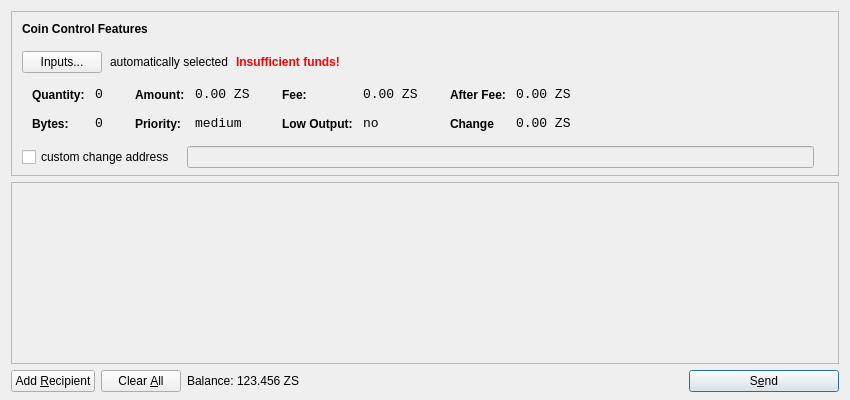
<?xml version="1.0" encoding="UTF-8"?>
<ui version="4.0">
 <class>SendCoinsDialog</class>
 <widget class="QDialog" name="SendCoinsDialog">
  <property name="geometry">
   <rect>
    <x>0</x>
    <y>0</y>
    <width>850</width>
    <height>400</height>
   </rect>
  </property>
  <property name="windowTitle">
   <string>Send Coins</string>
  </property>
  <layout class="QVBoxLayout" name="verticalLayout" stretch="0,1,0">
   <property name="bottomMargin">
    <number>8</number>
   </property>
   <item>
    <widget class="QFrame" name="frameCoinControl">
     <property name="sizePolicy">
      <sizepolicy hsizetype="Expanding" vsizetype="Expanding">
       <horstretch>0</horstretch>
       <verstretch>0</verstretch>
      </sizepolicy>
     </property>
     <property name="maximumSize">
      <size>
       <width>16777215</width>
       <height>16777215</height>
      </size>
     </property>
     <property name="frameShape">
      <enum>QFrame::StyledPanel</enum>
     </property>
     <property name="frameShadow">
      <enum>QFrame::Sunken</enum>
     </property>
     <layout class="QVBoxLayout" name="verticalLayoutCoinControl2">
      <property name="spacing">
       <number>6</number>
      </property>
      <property name="leftMargin">
       <number>0</number>
      </property>
      <property name="topMargin">
       <number>0</number>
      </property>
      <property name="rightMargin">
       <number>0</number>
      </property>
      <property name="bottomMargin">
       <number>6</number>
      </property>
      <item>
       <layout class="QVBoxLayout" name="verticalLayoutCoinControl" stretch="0,0,0,0,1">
        <property name="spacing">
         <number>0</number>
        </property>
        <property name="leftMargin">
         <number>10</number>
        </property>
        <property name="topMargin">
         <number>10</number>
        </property>
        <item>
         <layout class="QHBoxLayout" name="horizontalLayoutCoinControl1">
          <property name="bottomMargin">
           <number>15</number>
          </property>
          <item>
           <widget class="QLabel" name="labelCoinControlFeatures">
            <property name="sizePolicy">
             <sizepolicy hsizetype="Preferred" vsizetype="Maximum">
              <horstretch>0</horstretch>
              <verstretch>0</verstretch>
             </sizepolicy>
            </property>
            <property name="font">
             <font>
              <weight>75</weight>
              <bold>true</bold>
             </font>
            </property>
            <property name="styleSheet">
             <string notr="true">font-weight:bold;</string>
            </property>
            <property name="text">
             <string>Coin Control Features</string>
            </property>
           </widget>
          </item>
         </layout>
        </item>
        <item>
         <layout class="QHBoxLayout" name="horizontalLayoutCoinControl2" stretch="0,0,0,0">
          <property name="spacing">
           <number>8</number>
          </property>
          <property name="bottomMargin">
           <number>10</number>
          </property>
          <item>
           <widget class="QPushButton" name="pushButtonCoinControl">
            <property name="styleSheet">
             <string notr="true"/>
            </property>
            <property name="text">
             <string>Inputs...</string>
            </property>
           </widget>
          </item>
          <item>
           <widget class="QLabel" name="labelCoinControlAutomaticallySelected">
            <property name="text">
             <string>automatically selected</string>
            </property>
            <property name="margin">
             <number>5</number>
            </property>
           </widget>
          </item>
          <item>
           <widget class="QLabel" name="labelCoinControlInsuffFunds">
            <property name="font">
             <font>
              <weight>75</weight>
              <bold>true</bold>
             </font>
            </property>
            <property name="styleSheet">
             <string notr="true">color:red;font-weight:bold;</string>
            </property>
            <property name="text">
             <string>Insufficient funds!</string>
            </property>
            <property name="margin">
             <number>5</number>
            </property>
           </widget>
          </item>
          <item>
           <spacer name="horizontalSpacerCoinControl">
            <property name="orientation">
             <enum>Qt::Horizontal</enum>
            </property>
            <property name="sizeHint" stdset="0">
             <size>
              <width>40</width>
              <height>1</height>
             </size>
            </property>
           </spacer>
          </item>
         </layout>
        </item>
        <item>
         <widget class="QWidget" name="widgetCoinControl" native="true">
          <property name="sizePolicy">
           <sizepolicy hsizetype="Preferred" vsizetype="Preferred">
            <horstretch>0</horstretch>
            <verstretch>0</verstretch>
           </sizepolicy>
          </property>
          <property name="minimumSize">
           <size>
            <width>0</width>
            <height>0</height>
           </size>
          </property>
          <property name="styleSheet">
           <string notr="true"/>
          </property>
          <layout class="QHBoxLayout" name="horizontalLayoutCoinControl5">
           <property name="leftMargin">
            <number>0</number>
           </property>
           <property name="topMargin">
            <number>0</number>
           </property>
           <property name="rightMargin">
            <number>0</number>
           </property>
           <property name="bottomMargin">
            <number>0</number>
           </property>
           <item>
            <layout class="QHBoxLayout" name="horizontalLayoutCoinControl3" stretch="0,0,0,1">
             <property name="spacing">
              <number>20</number>
             </property>
             <property name="topMargin">
              <number>0</number>
             </property>
             <property name="bottomMargin">
              <number>10</number>
             </property>
             <item>
              <layout class="QFormLayout" name="formLayoutCoinControl1">
               <property name="horizontalSpacing">
                <number>10</number>
               </property>
               <property name="verticalSpacing">
                <number>14</number>
               </property>
               <property name="leftMargin">
                <number>10</number>
               </property>
               <property name="topMargin">
                <number>4</number>
               </property>
               <property name="rightMargin">
                <number>6</number>
               </property>
               <item row="0" column="0">
                <widget class="QLabel" name="labelCoinControlQuantityText">
                 <property name="styleSheet">
                  <string notr="true">font-weight:bold;</string>
                 </property>
                 <property name="text">
                  <string>Quantity:</string>
                 </property>
                 <property name="margin">
                  <number>0</number>
                 </property>
                </widget>
               </item>
               <item row="0" column="1">
                <widget class="QLabel" name="labelCoinControlQuantity">
                 <property name="font">
                  <font>
                   <family>Monospace</family>
                   <pointsize>10</pointsize>
                  </font>
                 </property>
                 <property name="cursor">
                  <cursorShape>IBeamCursor</cursorShape>
                 </property>
                 <property name="contextMenuPolicy">
                  <enum>Qt::ActionsContextMenu</enum>
                 </property>
                 <property name="text">
                  <string>0</string>
                 </property>
                 <property name="margin">
                  <number>0</number>
                 </property>
                 <property name="textInteractionFlags">
                  <set>Qt::LinksAccessibleByMouse|Qt::TextSelectableByKeyboard|Qt::TextSelectableByMouse</set>
                 </property>
                </widget>
               </item>
               <item row="1" column="0">
                <widget class="QLabel" name="labelCoinControlBytesText">
                 <property name="styleSheet">
                  <string notr="true">font-weight:bold;</string>
                 </property>
                 <property name="text">
                  <string>Bytes:</string>
                 </property>
                </widget>
               </item>
               <item row="1" column="1">
                <widget class="QLabel" name="labelCoinControlBytes">
                 <property name="font">
                  <font>
                   <family>Monospace</family>
                   <pointsize>10</pointsize>
                  </font>
                 </property>
                 <property name="cursor">
                  <cursorShape>IBeamCursor</cursorShape>
                 </property>
                 <property name="contextMenuPolicy">
                  <enum>Qt::ActionsContextMenu</enum>
                 </property>
                 <property name="text">
                  <string>0</string>
                 </property>
                 <property name="textInteractionFlags">
                  <set>Qt::LinksAccessibleByMouse|Qt::TextSelectableByKeyboard|Qt::TextSelectableByMouse</set>
                 </property>
                </widget>
               </item>
              </layout>
             </item>
             <item>
              <layout class="QFormLayout" name="formLayoutCoinControl2">
               <property name="horizontalSpacing">
                <number>10</number>
               </property>
               <property name="verticalSpacing">
                <number>14</number>
               </property>
               <property name="leftMargin">
                <number>6</number>
               </property>
               <property name="topMargin">
                <number>4</number>
               </property>
               <property name="rightMargin">
                <number>6</number>
               </property>
               <item row="0" column="0">
                <widget class="QLabel" name="labelCoinControlAmountText">
                 <property name="styleSheet">
                  <string notr="true">font-weight:bold;</string>
                 </property>
                 <property name="text">
                  <string>Amount:</string>
                 </property>
                 <property name="margin">
                  <number>0</number>
                 </property>
                </widget>
               </item>
               <item row="0" column="1">
                <widget class="QLabel" name="labelCoinControlAmount">
                 <property name="font">
                  <font>
                   <family>Monospace</family>
                   <pointsize>10</pointsize>
                  </font>
                 </property>
                 <property name="cursor">
                  <cursorShape>IBeamCursor</cursorShape>
                 </property>
                 <property name="contextMenuPolicy">
                  <enum>Qt::ActionsContextMenu</enum>
                 </property>
                 <property name="text">
                  <string>0.00 ZS</string>
                 </property>
                 <property name="textInteractionFlags">
                  <set>Qt::LinksAccessibleByMouse|Qt::TextSelectableByKeyboard|Qt::TextSelectableByMouse</set>
                 </property>
                </widget>
               </item>
               <item row="1" column="0">
                <widget class="QLabel" name="labelCoinControlPriorityText">
                 <property name="styleSheet">
                  <string notr="true">font-weight:bold;</string>
                 </property>
                 <property name="text">
                  <string>Priority:</string>
                 </property>
                </widget>
               </item>
               <item row="1" column="1">
                <widget class="QLabel" name="labelCoinControlPriority">
                 <property name="font">
                  <font>
                   <family>Monospace</family>
                   <pointsize>10</pointsize>
                  </font>
                 </property>
                 <property name="cursor">
                  <cursorShape>IBeamCursor</cursorShape>
                 </property>
                 <property name="contextMenuPolicy">
                  <enum>Qt::ActionsContextMenu</enum>
                 </property>
                 <property name="text">
                  <string>medium</string>
                 </property>
                 <property name="textInteractionFlags">
                  <set>Qt::LinksAccessibleByMouse|Qt::TextSelectableByKeyboard|Qt::TextSelectableByMouse</set>
                 </property>
                </widget>
               </item>
              </layout>
             </item>
             <item>
              <layout class="QFormLayout" name="formLayoutCoinControl3">
               <property name="horizontalSpacing">
                <number>10</number>
               </property>
               <property name="verticalSpacing">
                <number>14</number>
               </property>
               <property name="leftMargin">
                <number>6</number>
               </property>
               <property name="topMargin">
                <number>4</number>
               </property>
               <property name="rightMargin">
                <number>6</number>
               </property>
               <item row="0" column="0">
                <widget class="QLabel" name="labelCoinControlFeeText">
                 <property name="styleSheet">
                  <string notr="true">font-weight:bold;</string>
                 </property>
                 <property name="text">
                  <string>Fee:</string>
                 </property>
                 <property name="margin">
                  <number>0</number>
                 </property>
                </widget>
               </item>
               <item row="0" column="1">
                <widget class="QLabel" name="labelCoinControlFee">
                 <property name="font">
                  <font>
                   <family>Monospace</family>
                   <pointsize>10</pointsize>
                  </font>
                 </property>
                 <property name="cursor">
                  <cursorShape>IBeamCursor</cursorShape>
                 </property>
                 <property name="contextMenuPolicy">
                  <enum>Qt::ActionsContextMenu</enum>
                 </property>
                 <property name="text">
                  <string>0.00 ZS</string>
                 </property>
                 <property name="textInteractionFlags">
                  <set>Qt::LinksAccessibleByMouse|Qt::TextSelectableByKeyboard|Qt::TextSelectableByMouse</set>
                 </property>
                </widget>
               </item>
               <item row="1" column="0">
                <widget class="QLabel" name="labelCoinControlLowOutputText">
                 <property name="styleSheet">
                  <string notr="true">font-weight:bold;</string>
                 </property>
                 <property name="text">
                  <string>Low Output:</string>
                 </property>
                </widget>
               </item>
               <item row="1" column="1">
                <widget class="QLabel" name="labelCoinControlLowOutput">
                 <property name="font">
                  <font>
                   <family>Monospace</family>
                   <pointsize>10</pointsize>
                  </font>
                 </property>
                 <property name="cursor">
                  <cursorShape>IBeamCursor</cursorShape>
                 </property>
                 <property name="contextMenuPolicy">
                  <enum>Qt::ActionsContextMenu</enum>
                 </property>
                 <property name="text">
                  <string>no</string>
                 </property>
                 <property name="textInteractionFlags">
                  <set>Qt::LinksAccessibleByMouse|Qt::TextSelectableByKeyboard|Qt::TextSelectableByMouse</set>
                 </property>
                </widget>
               </item>
              </layout>
             </item>
             <item>
              <layout class="QFormLayout" name="formLayoutCoinControl4">
               <property name="horizontalSpacing">
                <number>10</number>
               </property>
               <property name="verticalSpacing">
                <number>14</number>
               </property>
               <property name="leftMargin">
                <number>6</number>
               </property>
               <property name="topMargin">
                <number>4</number>
               </property>
               <property name="rightMargin">
                <number>6</number>
               </property>
               <item row="0" column="0">
                <widget class="QLabel" name="labelCoinControlAfterFeeText">
                 <property name="styleSheet">
                  <string notr="true">font-weight:bold;</string>
                 </property>
                 <property name="text">
                  <string>After Fee:</string>
                 </property>
                 <property name="margin">
                  <number>0</number>
                 </property>
                </widget>
               </item>
               <item row="0" column="1">
                <widget class="QLabel" name="labelCoinControlAfterFee">
                 <property name="font">
                  <font>
                   <family>Monospace</family>
                   <pointsize>10</pointsize>
                  </font>
                 </property>
                 <property name="cursor">
                  <cursorShape>IBeamCursor</cursorShape>
                 </property>
                 <property name="contextMenuPolicy">
                  <enum>Qt::ActionsContextMenu</enum>
                 </property>
                 <property name="text">
                  <string>0.00 ZS</string>
                 </property>
                 <property name="textInteractionFlags">
                  <set>Qt::LinksAccessibleByMouse|Qt::TextSelectableByKeyboard|Qt::TextSelectableByMouse</set>
                 </property>
                </widget>
               </item>
               <item row="1" column="0">
                <widget class="QLabel" name="labelCoinControlChangeText">
                 <property name="styleSheet">
                  <string notr="true">font-weight:bold;</string>
                 </property>
                 <property name="text">
                  <string>Change</string>
                 </property>
                </widget>
               </item>
               <item row="1" column="1">
                <widget class="QLabel" name="labelCoinControlChange">
                 <property name="font">
                  <font>
                   <family>Monospace</family>
                   <pointsize>10</pointsize>
                  </font>
                 </property>
                 <property name="cursor">
                  <cursorShape>IBeamCursor</cursorShape>
                 </property>
                 <property name="contextMenuPolicy">
                  <enum>Qt::ActionsContextMenu</enum>
                 </property>
                 <property name="text">
                  <string>0.00 ZS</string>
                 </property>
                 <property name="textInteractionFlags">
                  <set>Qt::LinksAccessibleByMouse|Qt::TextSelectableByKeyboard|Qt::TextSelectableByMouse</set>
                 </property>
                </widget>
               </item>
              </layout>
             </item>
            </layout>
           </item>
          </layout>
         </widget>
        </item>
        <item>
         <layout class="QHBoxLayout" name="horizontalLayoutCoinControl4" stretch="0,0,0">
          <property name="spacing">
           <number>12</number>
          </property>
          <property name="sizeConstraint">
           <enum>QLayout::SetDefaultConstraint</enum>
          </property>
          <property name="topMargin">
           <number>5</number>
          </property>
          <property name="rightMargin">
           <number>5</number>
          </property>
          <item>
           <widget class="QCheckBox" name="checkBoxCoinControlChange">
            <property name="text">
             <string>custom change address</string>
            </property>
           </widget>
          </item>
          <item>
           <widget class="QLineEdit" name="lineEditCoinControlChange">
            <property name="enabled">
             <bool>false</bool>
            </property>
            <property name="sizePolicy">
             <sizepolicy hsizetype="Expanding" vsizetype="Fixed">
              <horstretch>0</horstretch>
              <verstretch>0</verstretch>
             </sizepolicy>
            </property>
           </widget>
          </item>
          <item>
           <widget class="QLabel" name="labelCoinControlChangeLabel">
            <property name="sizePolicy">
             <sizepolicy hsizetype="Preferred" vsizetype="Expanding">
              <horstretch>0</horstretch>
              <verstretch>0</verstretch>
             </sizepolicy>
            </property>
            <property name="minimumSize">
             <size>
              <width>0</width>
              <height>0</height>
             </size>
            </property>
            <property name="text">
             <string/>
            </property>
            <property name="margin">
             <number>3</number>
            </property>
           </widget>
          </item>
         </layout>
        </item>
        <item>
         <spacer name="verticalSpacerCoinControl">
          <property name="orientation">
           <enum>Qt::Vertical</enum>
          </property>
          <property name="sizeHint" stdset="0">
           <size>
            <width>800</width>
            <height>1</height>
           </size>
          </property>
         </spacer>
        </item>
       </layout>
      </item>
     </layout>
    </widget>
   </item>
   <item>
    <widget class="QScrollArea" name="scrollArea">
     <property name="widgetResizable">
      <bool>true</bool>
     </property>
     <widget class="QWidget" name="scrollAreaWidgetContents">
      <property name="geometry">
       <rect>
        <x>0</x>
        <y>0</y>
        <width>830</width>
        <height>172</height>
       </rect>
      </property>
      <layout class="QVBoxLayout" name="verticalLayout_2">
       <property name="leftMargin">
        <number>0</number>
       </property>
       <property name="topMargin">
        <number>0</number>
       </property>
       <property name="rightMargin">
        <number>0</number>
       </property>
       <property name="bottomMargin">
        <number>0</number>
       </property>
       <item>
        <layout class="QVBoxLayout" name="entries">
         <property name="spacing">
          <number>6</number>
         </property>
        </layout>
       </item>
       <item>
        <spacer name="verticalSpacer">
         <property name="orientation">
          <enum>Qt::Vertical</enum>
         </property>
         <property name="sizeHint" stdset="0">
          <size>
           <width>20</width>
           <height>40</height>
          </size>
         </property>
        </spacer>
       </item>
      </layout>
     </widget>
    </widget>
   </item>
   <item>
    <layout class="QHBoxLayout" name="horizontalLayout">
     <item>
      <widget class="QPushButton" name="addButton">
       <property name="toolTip">
        <string>Send to multiple recipients at once</string>
       </property>
       <property name="text">
        <string>Add &amp;Recipient</string>
       </property>
       <property name="icon">
        <iconset resource="../bitcoin.qrc">
         <normaloff>:/icons/add</normaloff>:/icons/add</iconset>
       </property>
       <property name="autoDefault">
        <bool>false</bool>
       </property>
      </widget>
     </item>
     <item>
      <widget class="QPushButton" name="clearButton">
       <property name="sizePolicy">
        <sizepolicy hsizetype="Minimum" vsizetype="Fixed">
         <horstretch>0</horstretch>
         <verstretch>0</verstretch>
        </sizepolicy>
       </property>
       <property name="toolTip">
        <string>Remove all transaction fields</string>
       </property>
       <property name="text">
        <string>Clear &amp;All</string>
       </property>
       <property name="icon">
        <iconset resource="../bitcoin.qrc">
         <normaloff>:/icons/remove</normaloff>:/icons/remove</iconset>
       </property>
       <property name="autoRepeatDelay">
        <number>300</number>
       </property>
       <property name="autoDefault">
        <bool>false</bool>
       </property>
      </widget>
     </item>
     <item>
      <layout class="QHBoxLayout" name="horizontalLayout_2">
       <property name="spacing">
        <number>3</number>
       </property>
       <item>
        <widget class="QLabel" name="label">
         <property name="sizePolicy">
          <sizepolicy hsizetype="Preferred" vsizetype="Fixed">
           <horstretch>0</horstretch>
           <verstretch>0</verstretch>
          </sizepolicy>
         </property>
         <property name="text">
          <string>Balance:</string>
         </property>
        </widget>
       </item>
       <item>
        <widget class="QLabel" name="labelBalance">
         <property name="sizePolicy">
          <sizepolicy hsizetype="Preferred" vsizetype="Fixed">
           <horstretch>0</horstretch>
           <verstretch>0</verstretch>
          </sizepolicy>
         </property>
         <property name="cursor">
          <cursorShape>IBeamCursor</cursorShape>
         </property>
         <property name="text">
          <string>123.456 ZS</string>
         </property>
         <property name="textInteractionFlags">
          <set>Qt::LinksAccessibleByMouse|Qt::TextSelectableByKeyboard|Qt::TextSelectableByMouse</set>
         </property>
        </widget>
       </item>
      </layout>
     </item>
     <item>
      <spacer name="horizontalSpacer">
       <property name="orientation">
        <enum>Qt::Horizontal</enum>
       </property>
       <property name="sizeHint" stdset="0">
        <size>
         <width>40</width>
         <height>20</height>
        </size>
       </property>
      </spacer>
     </item>
     <item>
      <widget class="QPushButton" name="sendButton">
       <property name="minimumSize">
        <size>
         <width>150</width>
         <height>0</height>
        </size>
       </property>
       <property name="toolTip">
        <string>Confirm the send action</string>
       </property>
       <property name="text">
        <string>S&amp;end</string>
       </property>
       <property name="icon">
        <iconset resource="../bitcoin.qrc">
         <normaloff>:/icons/send</normaloff>:/icons/send</iconset>
       </property>
       <property name="default">
        <bool>true</bool>
       </property>
      </widget>
     </item>
    </layout>
   </item>
  </layout>
 </widget>
 <resources>
  <include location="../bitcoin.qrc"/>
 </resources>
 <connections/>
</ui>
